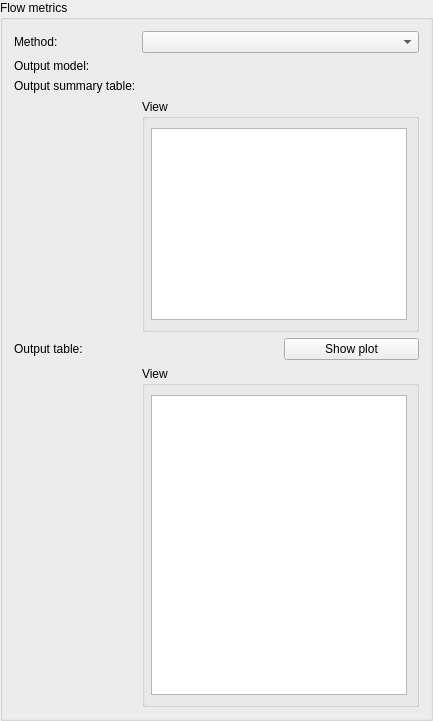
       <widget class="ctkCollapsibleGroupBox" name="CollapsibleGroupBox_3">
        <property name="title">
         <string>Flow metrics</string>
        </property>
        <layout class="QFormLayout" name="formLayout_7">
         <item row="0" column="0">
          <widget class="QLabel" name="flowMetricsMethodLabel">
           <property name="text">
            <string>Method:</string>
           </property>
          </widget>
         </item>
         <item row="0" column="1">
          <widget class="ctkComboBox" name="flowMetricsMethodSelector">
           <property name="toolTip">
            <string>Plane probe: velocity is sampled on the measurement plane (with the sampling distance), in the mask or where the speed is above the threshold. Disc sampling (slicerheart_4dflow): velocity is sampled on a disc (radius is half of the smaller plane size), with mask-normalized interpolation, so velocities outside the lumen do not leak in.</string>
           </property>
           <property name="SlicerParameterName" stdset="0">
            <string>flowMetricsMethod</string>
           </property>
          </widget>
         </item>
         <item row="1" column="0">
          <widget class="QLabel" name="label_7">
           <property name="text">
            <string>Output model:</string>
           </property>
          </widget>
         </item>
         <item row="1" column="1">
          <widget class="qMRMLNodeComboBox" name="outputFlowMetricsModelSelector">
           <property name="toolTip">
            <string>Model node that contains speed vectors as point data</string>
           </property>
           <property name="nodeTypes">
            <stringlist notr="true">
             <string>vtkMRMLModelNode</string>
            </stringlist>
           </property>
           <property name="showChildNodeTypes">
            <bool>false</bool>
           </property>
           <property name="baseName">
            <string>Flow metrics model</string>
           </property>
           <property name="noneEnabled">
            <bool>true</bool>
           </property>
           <property name="addEnabled">
            <bool>true</bool>
           </property>
           <property name="removeEnabled">
            <bool>true</bool>
           </property>
           <property name="editEnabled">
            <bool>true</bool>
           </property>
           <property name="renameEnabled">
            <bool>true</bool>
           </property>
           <property name="SlicerParameterName" stdset="0">
            <string notr="true">outputFlowMetricsModel</string>
           </property>
          </widget>
         </item>
         <item row="2" column="0">
          <widget class="QLabel" name="label_10">
           <property name="text">
            <string>Output summary table:</string>
           </property>
          </widget>
         </item>
         <item row="2" column="1">
          <layout class="QHBoxLayout" name="horizontalLayout_2">
           <item>
            <widget class="qMRMLNodeComboBox" name="outputFlowMetricsSummaryTableSelector">
             <property name="toolTip">
              <string>Plot series that contain average speed value vs time.</string>
             </property>
             <property name="nodeTypes">
              <stringlist notr="true">
               <string>vtkMRMLTableNode</string>
              </stringlist>
             </property>
             <property name="showChildNodeTypes">
              <bool>false</bool>
             </property>
             <property name="baseName">
              <string>Flow metrics summary table</string>
             </property>
             <property name="noneEnabled">
              <bool>true</bool>
             </property>
             <property name="addEnabled">
              <bool>true</bool>
             </property>
             <property name="removeEnabled">
              <bool>true</bool>
             </property>
             <property name="editEnabled">
              <bool>true</bool>
             </property>
             <property name="renameEnabled">
              <bool>true</bool>
             </property>
             <property name="selectNodeUponCreation">
              <bool>true</bool>
             </property>
             <property name="SlicerParameterName" stdset="0">
              <string notr="true">outputFlowMetricsSummaryTable</string>
             </property>
            </widget>
           </item>
          </layout>
         </item>
         <item row="4" column="0">
          <widget class="QLabel" name="label_9">
           <property name="text">
            <string>Output table:</string>
           </property>
          </widget>
         </item>
         <item row="4" column="1">
          <layout class="QHBoxLayout" name="horizontalLayout">
           <item>
            <widget class="qMRMLNodeComboBox" name="outputFlowMetricsTableSelector">
             <property name="toolTip">
              <string>Plot series that contain average speed value vs time.</string>
             </property>
             <property name="nodeTypes">
              <stringlist notr="true">
               <string>vtkMRMLTableNode</string>
              </stringlist>
             </property>
             <property name="showChildNodeTypes">
              <bool>false</bool>
             </property>
             <property name="baseName">
              <string>Flow metrics table</string>
             </property>
             <property name="noneEnabled">
              <bool>true</bool>
             </property>
             <property name="addEnabled">
              <bool>true</bool>
             </property>
             <property name="removeEnabled">
              <bool>true</bool>
             </property>
             <property name="editEnabled">
              <bool>true</bool>
             </property>
             <property name="renameEnabled">
              <bool>true</bool>
             </property>
             <property name="selectNodeUponCreation">
              <bool>true</bool>
             </property>
             <property name="SlicerParameterName" stdset="0">
              <string notr="true">outputFlowMetricsTable</string>
             </property>
            </widget>
           </item>
           <item>
            <widget class="QPushButton" name="showFlowMetricsPlotButton">
             <property name="text">
              <string>Show plot</string>
             </property>
            </widget>
           </item>
          </layout>
         </item>
         <item row="3" column="1">
          <widget class="ctkCollapsibleGroupBox" name="SummaryTableViewGroupBox">
           <property name="title">
            <string>View</string>
           </property>
           <property name="collapsed">
            <bool>true</bool>
           </property>
           <property name="collapsedHeight">
            <number>9</number>
           </property>
           <layout class="QVBoxLayout" name="verticalLayout_2">
            <property name="leftMargin">
             <number>6</number>
            </property>
            <item>
             <widget class="qMRMLTableView" name="FlowMetricsSummaryTableView">
              <property name="sizePolicy">
               <sizepolicy hsizetype="Expanding" vsizetype="MinimumExpanding">
                <horstretch>0</horstretch>
                <verstretch>0</verstretch>
               </sizepolicy>
              </property>
              <property name="minimumSize">
               <size>
                <width>0</width>
                <height>120</height>
               </size>
              </property>
             </widget>
            </item>
           </layout>
          </widget>
         </item>
         <item row="5" column="1">
          <widget class="ctkCollapsibleGroupBox" name="FlowMetricsTableViewGroupBox">
           <property name="title">
            <string>View</string>
           </property>
           <property name="collapsed">
            <bool>true</bool>
           </property>
           <property name="collapsedHeight">
            <number>9</number>
           </property>
           <layout class="QVBoxLayout" name="verticalLayout_3">
            <property name="leftMargin">
             <number>6</number>
            </property>
            <item>
             <widget class="qMRMLTableView" name="FlowMetricsTableView">
              <property name="sizePolicy">
               <sizepolicy hsizetype="Expanding" vsizetype="MinimumExpanding">
                <horstretch>0</horstretch>
                <verstretch>0</verstretch>
               </sizepolicy>
              </property>
              <property name="minimumSize">
               <size>
                <width>0</width>
                <height>300</height>
               </size>
              </property>
             </widget>
            </item>
           </layout>
          </widget>
         </item>
        </layout>
       </widget>
